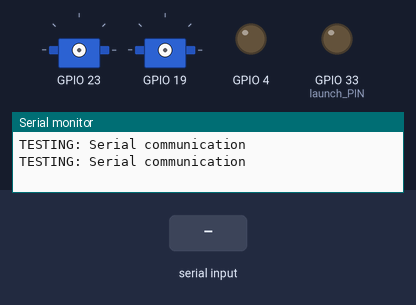
Simulated run of this sketch. Board: ESP32. Shown: 2 × servo, output pins drawn as LEDs (lit = HIGH), the last lines printed to the serial monitor. Inputs (shaded band) come from the test bench. Servo pulses on a pin are drawn as a servo (544–2400 µs = 0–180°).

Above: at 1.2 s.
1.3 s: "m90;" received over Serial
At 2.03 s:
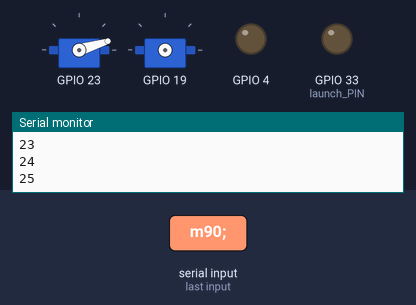
At 4.12 s:
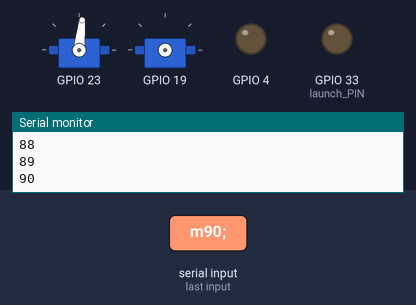
4.3 s: "n90;" received over Serial
At 7.16 s:
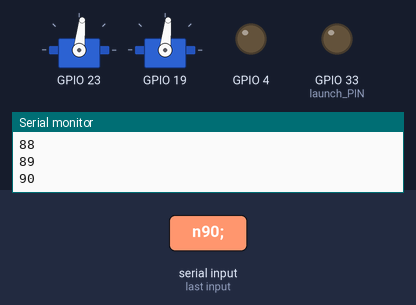
7.3 s: "m,45;" received over Serial
10.3 s: "n;" received over Serial
13.3 s: "m90;" received over Serial
At 14.42 s:
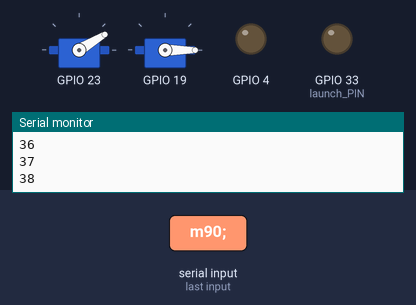
16.3 s: "m;" received over Serial
Timing chart, 0 to 20.3 s (numbered marks = the images above; inputs shaded):
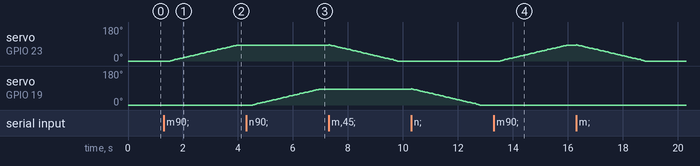

Measured:
- after the input at 1.3 s, servo on GPIO 23: moves from 0° to 84° over 2.4 s, starting after 0.24 s
- after the input at 4.3 s, servo on GPIO 19: moves from 0° to 84° over 2.4 s, starting after 0.24 s
- after the input at 13.3 s, servo on GPIO 23: moves from 0° to 84° over 2.4 s, starting after 0.24 s

The sketch:

lauchtestcodev4.1.ino
```cpp
#include <ESP_servo.h>
#include <stdio.h>
#include <string>

ESP_servo servo1;
ESP_servo servo2;

int pos1 = 0;
int pos2 = 0;

int nowAngle1 = 0;
int nowAngle2 = 0;

unsigned long previousMillis = 0;
unsigned long OnTime = 7500;
unsigned long OffTime = 250;
int moterstate = LOW;
int interval = 30;

int launch_PIN = 33;            //トランジスタのピン番号の宣言
int launch_outputsecond = 5;       //点火時の9V電圧を流す時間，単位はsecond

bool prelaunch = false;
int countdown = 3;
int ignitionstate = false;
char key = '0';

void setup(){
    Serial.begin(115200);          //無線通信用のデータ転送レート
    pinMode(launch_PIN, OUTPUT);        //トランジスタの出力宣言
    digitalWrite(launch_PIN, LOW);      //トランジスタの出力オフ
    servo1.init(23,0);
    servo2.init(19,1);
    pinMode(4,OUTPUT);
    digitalWrite(4, moterstate);
    Serial.setTimeout(10000);
    Serial.write("TESTING: Serial communication\n");
    Serial.write("TESTING: Serial communication\n");
}

void loop(){

    //Number of milliseconds passed since the program started
    unsigned long currentMillis = millis();


    //Confirmation of received data instructions
    if(Serial.available()){

        //Read one character of the receive key
        key = Serial.read();
    }


    //Correspondence according to the receiving key
    switch(key){

        case 'l':
            Serial.write("WARNING: The firing code has been entered.\n");
            Serial.write("WARNING: Are you sure you want to fire it?\n");
            Serial.write("WARNING: Press the y key to allow firing.\n");
            prelaunch = true;
            key = '0';
            break;

        // case 'm':
        //     prelaunch = false;
        //     Serial.write("****** Motor angle determination mode ******\n");
        //     Serial.write("Enter Motor Angle: ");

        //     while(true){
        //         if(Serial.available()){
        //             String rotation_angle = Serial.readStringUntil(';');
        //             Serial.write(rotation_angle.c_str());
        //             Serial.write("\n");
        //             int newAngle = atoi(rotation_angle.c_str());
        //             if (nowAngle != newAngle){
        //                 Serial.write("WARNING: MOTOR IS ROTATING\n");
        //                 if (newAngle <= 180 && newAngle >= 0){
        //                     while (pos != newAngle){
        //                         if (pos < newAngle){
        //                             servo.write(pos++);
        //                             delay(15);
        //                         }else{
        //                             servo.write(pos--);
        //                             delay(15);
        //                         }
        //                             Serial.write(pos);
        //                     }
        //                 }else{
        //                     Serial.write("WARNING: Out of range");
        //                 }
        //                 nowAngle = newAngle;
        //             }
        //             break;
        //         }

        //     }

        //     key = '0';
        //     break;


        case 'm':
            Serial.write("****** Servo Motor1 plung angle determination mode ******\n");
            Serial.write("Enter Motor Angle: ");
            while(true){
                if (Serial.available()){
                    String key = Serial.readStringUntil(';');
                    Serial.write(key.c_str());
                    Serial.write('\n');
                    int newAngle1 = atoi(key.c_str());
                    if (nowAngle1 != newAngle1){
                        if(newAngle1 <= 180 && newAngle1 >= 0){
                            Serial.write("WARMING: MORER1 IS ROTATING \n");
                            while (pos1 != newAngle1){
                                currentMillis = millis();
                                if((pos1 < newAngle1) && (currentMillis - previousMillis >= interval)){
                                    previousMillis = currentMillis;
                                    servo1.write(pos1++);
                                    Serial.println(pos1);
                                }else if((pos1 > newAngle1) && (currentMillis - previousMillis >= interval)){
                                    previousMillis = currentMillis;
                                    servo1.write(pos1--);
                                    Serial.println(pos1);
                                }
                            }
                        }else{
                            Serial.write("Warming: Out of the range \n");
                        }
                    nowAngle1 = newAngle1;
                    }
                break;
                }
            }
            currentMillis = previousMillis;
            key = '0';
            break;


        case 'n':
            Serial.write("****** Servo Motor2 launch angle determination mode ******\n");
            Serial.write("Enter Motor Angle: ");
            while(true){
                if (Serial.available()){
                    String key = Serial.readStringUntil(';');
                    Serial.write(key.c_str());
                    Serial.write('\n');
                    int newAngle2 = atoi(key.c_str());
                    if (nowAngle2 != newAngle2){
                      if (newAngle2 <= 180 && newAngle2 >= 0){
                        Serial.write("WARMING: MORER1 IS ROTATING \n");
                        while (pos2 != newAngle2){
                          currentMillis = millis();
                          if ((pos2 < newAngle2) && (currentMillis - previousMillis >= interval)){
                            previousMillis = currentMillis;
                            servo2.write(pos2++);
                            Serial.println(pos2);
                          }else if((pos2 > newAngle2) && (currentMillis - previousMillis >= interval)){
                                previousMillis = currentMillis;
                                servo2.write(pos2--);
                                Serial.println(pos2);
                          }
                        }
                      }else{
                        Serial.write("Warming: Out of the range\n");
                }
                    nowAngle2 = newAngle2;
              }
              break;
            }
          }
          currentMillis = previousMillis;
          key = '0';
          break;


        case 'y':
            if(prelaunch){
                if(ignitionstate){
                    if(currentMillis - previousMillis >= launch_outputsecond * 1000){
                        Serial.write("LAUCHING: 9V voltage is stop.\n");
                        digitalWrite(launch_PIN, LOW); //オフ
                        ignitionstate = 0;
                        countdown = 3;
                        prelaunch = false;
                        key = '0';
                    }
                }else if(currentMillis - previousMillis >= 1000){
                    char c_countdown = '0' + countdown;
                    Serial.write("COUNTDOWN: ");
                    Serial.write(c_countdown);
                    Serial.write("\n");
                    --countdown;
                    if(countdown+1<=0){
                        Serial.write("LAUCHING: 9V voltage is output.\n");
                        digitalWrite(launch_PIN, HIGH); //オン
                        ignitionstate = true;
                    }
                    previousMillis = currentMillis;
                }
            }
            break;

        case 'e':
            prelaunch = false;
            digitalWrite(launch_PIN, LOW);
            ignitionstate = 0;
            countdown = 3;
            Serial.write("WARNING: The EMERGENCY code has been entered\n");
            key = '0';
            break;

        default:
            break;
    }
}
```
